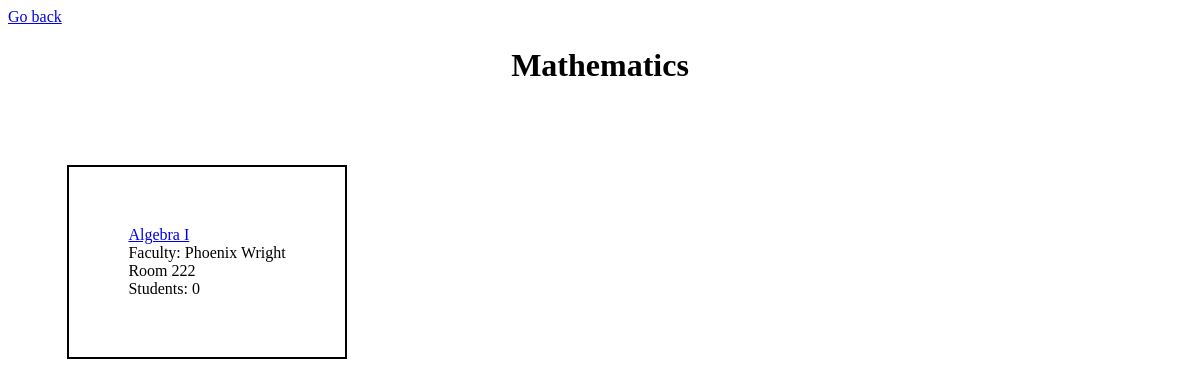
/building/1 (signed in), run on an earlier commit of the app's database.
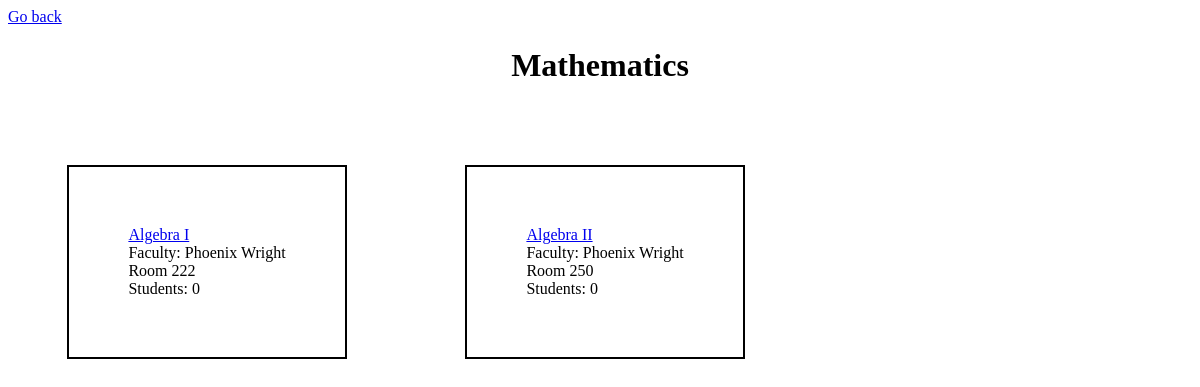
And on a later commit of the database.
### main/models.py (models this page shows, shortened)
class Class(models.Model):
    user = models.ForeignKey(User, on_delete=models.DO_NOTHING, blank=True, null=True)
    name = models.CharField(max_length=60, unique=True)
    building = models.ForeignKey(Subject, on_delete=models.CASCADE, blank=True, null=True)
    room = models.IntegerField(validators=[MinValueValidator(0), MaxValueValidator(1000)], blank=True, null=True)
    teacher = models.ForeignKey(Teacher, related_name="taught_by", on_delete=models.DO_NOTHING, blank=True, null=True)
    students = models.ManyToManyField(Student, related_name="taken_by", blank=True)

class Teacher(models.Model):
    user = models.ForeignKey(User, on_delete=models.DO_NOTHING, blank=True, null=True)
    first_name = models.CharField(max_length=50)
    last_name = models.CharField(max_length=50)
    subject = models.ForeignKey(Subject, on_delete=models.CASCADE, blank=True, null=True)
    skill = models.IntegerField(validators=[MinValueValidator(0), MaxValueValidator(5)], blank=True, null=True)
    salary = models.IntegerField(validators=[MinValueValidator(1000), MaxValueValidator(999999)], blank=True, null=True)
    def __str__(self):
        return (
                f"{self.first_name+' '+self.last_name}"
        )

### main/views.py (the view)
# urls.py: path('building/<int:pk>', views.building, name='building'),
@login_required(login_url="main:login_view")
def building(request, pk):
    user_subject = get_object_or_404(Subject, user_id=request.user.id, id=pk)
    classes = Class.objects.filter(user_id=request.user.id, building=user_subject)
    teachers = Teacher.objects.filter(user_id=request.user.id)
    students = Student.objects.filter(user_id=request.user.id)
    return render(request, "main/building.html", {
        'subject': user_subject,
        'classes': classes,
        'teachers': teachers,
        'students': students,
    })

### main/models.py (called while the page is built)
    def __str__(self):
        return (
                f"{self.name}"
        )

### main/templates/main/building.html (shortened to what this page needs)
{% extends "main/base.html" %}
{% block content %}
{% if request.user.is_authenticated %}
<a href="{% url 'main:home' %}">Go back</a>
<h1><center>{{subject|capfirst}}</center></h1>
<div id="subject-container" style="display:flex; flex-direction: row;">
{% for class in classes %}
<div id="{{class.id}}" style="padding: 5%; margin: 5%; border: 2px solid">
<a href="{% url 'main:class' class.name %}">{{class.name}}</a>
<br>
Faculty: {{ class.teacher }}
<br>
Room {{ class.room }}
<br>
Students: {{ class.students.count }}
</div>
{% endfor %}
</div>
{% endif %}
{% endblock %}

What changed in the data, as far as the page shows it:
added Class: name "Algebra II", teacher "Phoenix Wright", room "250", students.count "0"
